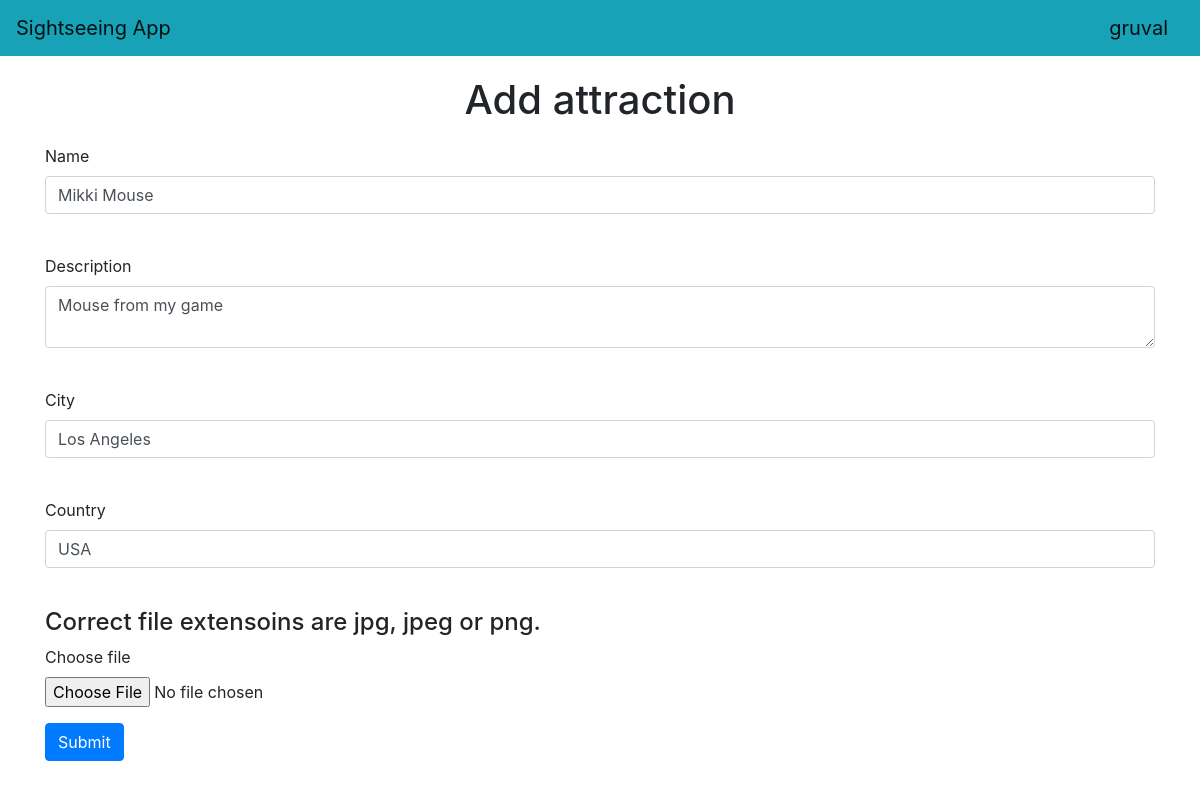
/attractions/8 (signed in), run on the app's committed database.
### data/users.py (models this page shows, shortened)
class User(SqlAlchemyBase, UserMixin, SerializerMixin):
    __tablename__ = 'users'
    id = sqlalchemy.Column(sqlalchemy.Integer,
                           primary_key=True, autoincrement=True)
    name = sqlalchemy.Column(sqlalchemy.String, nullable=True)
    sex = sqlalchemy.Column(sqlalchemy.String, nullable=True)
    age = sqlalchemy.Column(sqlalchemy.Integer, nullable=True)
    about = sqlalchemy.Column(sqlalchemy.String, nullable=True)
    email = sqlalchemy.Column(sqlalchemy.String,
                              index=True, unique=True, nullable=True)
    hashed_password = sqlalchemy.Column(sqlalchemy.String, nullable=True)
    created_date = sqlalchemy.Column(sqlalchemy.DateTime,
                                     default=datetime.datetime.now)
    attractions = orm.relationship("Attractions", back_populates='user')

### data/attractions.py (models this page shows, shortened)
class Attractions(SqlAlchemyBase, SerializerMixin):
    __tablename__ = 'attractions'
    id = sqlalchemy.Column(sqlalchemy.Integer,
                           primary_key=True, autoincrement=True)
    name = sqlalchemy.Column(sqlalchemy.String, nullable=True)
    description = sqlalchemy.Column(sqlalchemy.String, nullable=True)
    city = sqlalchemy.Column(sqlalchemy.String, nullable=True)
    country = sqlalchemy.Column(sqlalchemy.String, nullable=True)
    map = sqlalchemy.Column(sqlalchemy.String, nullable=True)
    pic = sqlalchemy.Column(sqlalchemy.String, nullable=True)
    created_date = sqlalchemy.Column(sqlalchemy.DateTime,
                                     default=datetime.datetime.now)
    user_id = sqlalchemy.Column(sqlalchemy.Integer,
                                sqlalchemy.ForeignKey("users.id"))
    user = orm.relationship('User')

### main.py (the view, shortened to what this page needs)
@app.route('/attractions/<int:id>', methods=['GET', 'POST'])
@login_required
def edit_attractions(id):
    form = AttractionsForm()
    if request.method == 'GET':
        db_sess = db_session.create_session()
        attractions = db_sess.query(Attractions).filter(
            Attractions.id == id, Attractions.user == current_user
                                          ).first()
        if attractions:
            form.name.data = attractions.name
            form.description.data = attractions.description
            form.city.data = attractions.city
            form.country.data = attractions.country
        else:
            abort(404)
    return render_template('attractions.html',
                           title='Edit attraction',
                           form=form)

### forms/attractions.py
class AttractionsForm(FlaskForm):
    name = StringField('Name', validators=[DataRequired()])
    description = TextAreaField('Description', validators=[DataRequired()])
    city = StringField('City', validators=[DataRequired()])
    country = StringField('Country', validators=[DataRequired()])
    submit = SubmitField('Submit')

### data/db_session.py (called while the page is built)
def create_session() -> Session:
    global __factory
    return __factory()

### main.py (called while the page is built)
@login_manager.user_loader
def load_user(user_id):
    db_sess = db_session.create_session()
    return db_sess.query(User).get(user_id)

### templates/attractions.html (shortened to what this page needs)
{% extends "base.html" %}
{% block content %}
<h1>Add attraction</h1>
<form action="" method="post" enctype="multipart/form-data">
    <p>
        {{ form.name.label }}<br>
        {{ form.name(class="form-control")}}<br>
    </p>
    <p>
        {{ form.description.label }}<br>
        {{ form.description(class="form-control")}}<br>
    </p>
    <p>
        {{ form.city.label }}<br>
        {{ form.city(class="form-control")}}<br>
    </p>
    <p>
        {{ form.country.label }}<br>
        {{ form.country(class="form-control")}}<br>
    </p>
    <div class="form-group">
        <h4>Correct file extensoins are jpg, jpeg or png.</h4>
        <label for="pic">Choose file</label>
        <input type="file" class="form-control-file" id="pic" name="file">
    </div>
    <p>
        {{ form.submit(type="submit", class="btn btn-primary") }}
    </p>
</form>
{% endblock %}

### templates/base.html (shortened to what this page needs)
<!DOCTYPE html>
<html lang="en">
<head>
    <link rel="stylesheet"
          href="https://stackpath.bootstrapcdn.com/bootstrap/4.4.1/css/bootstrap.min.css"
>
    <link rel="stylesheet" type="text/css" href="static/css/style.css">
</head>
<body>
<header>
    <nav class="navbar navbar-light bg-info">
        <a class="navbar-brand" href="/">Sightseeing App</a>
        {% if current_user.is_authenticated %}
            <a class="navbar-brand" href="/logout">{{ current_user.name }}</a>
        {% else %}
            <p>
                <a class="btn btn-primary" href="/register">Register</a>
                <a class="btn btn-success" href="/login">Enter</a>
            </p>
        {% endif %}
    </nav>
</header>
<main role="main" class="container">
    {% block content%}{% endblock %}
</main>
</body>
</html>

### static/css/style.css (style rules this page uses)
h1 { text-align: center; margin-top: 20px; margin-bottom: 20px; }

### data on the page
User: name "gruval"
Attractions: name "Mikki Mouse", description "Mouse from my game", city "Los Angeles", country "USA"
